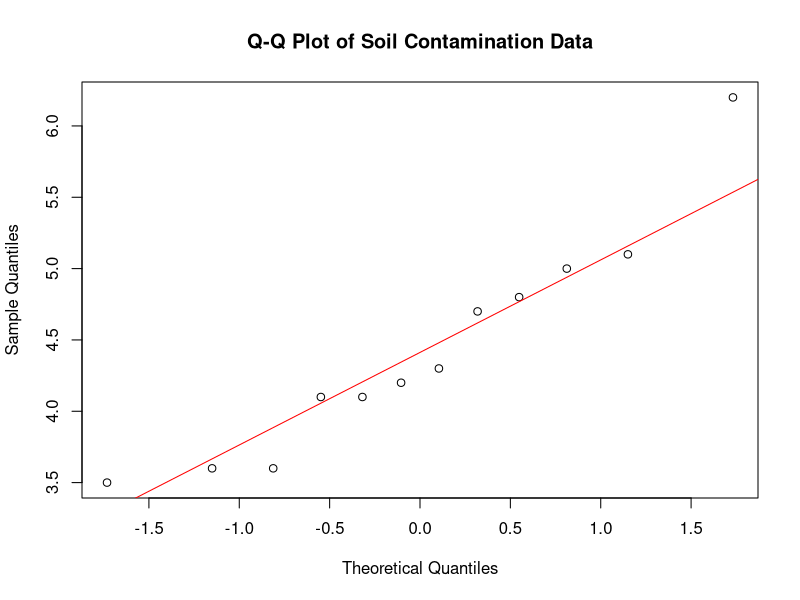
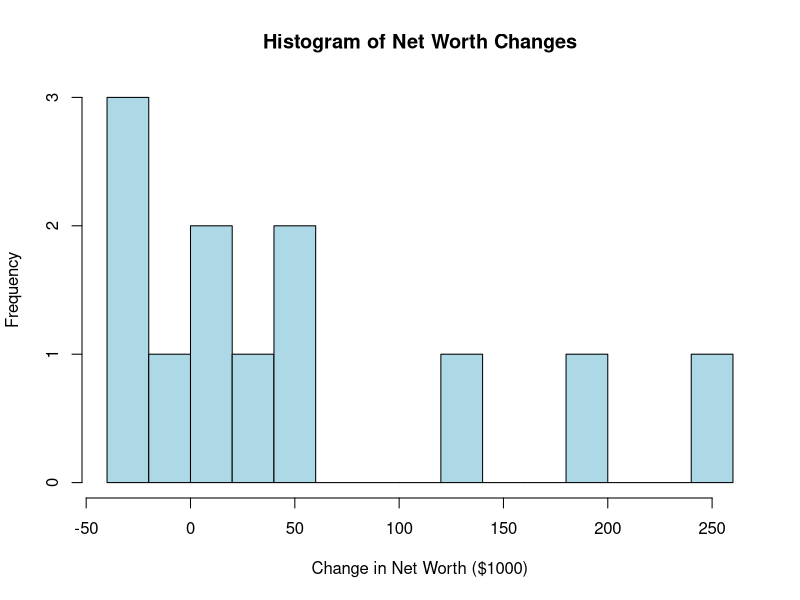
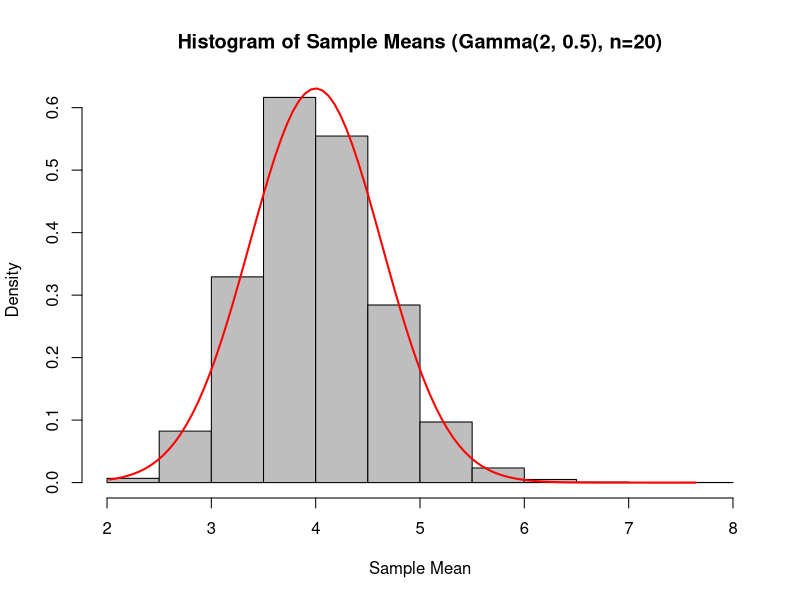
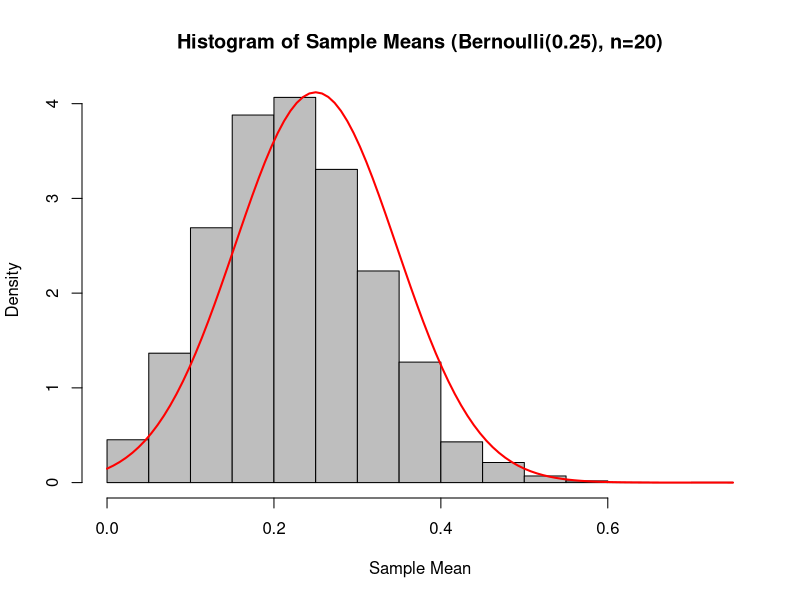
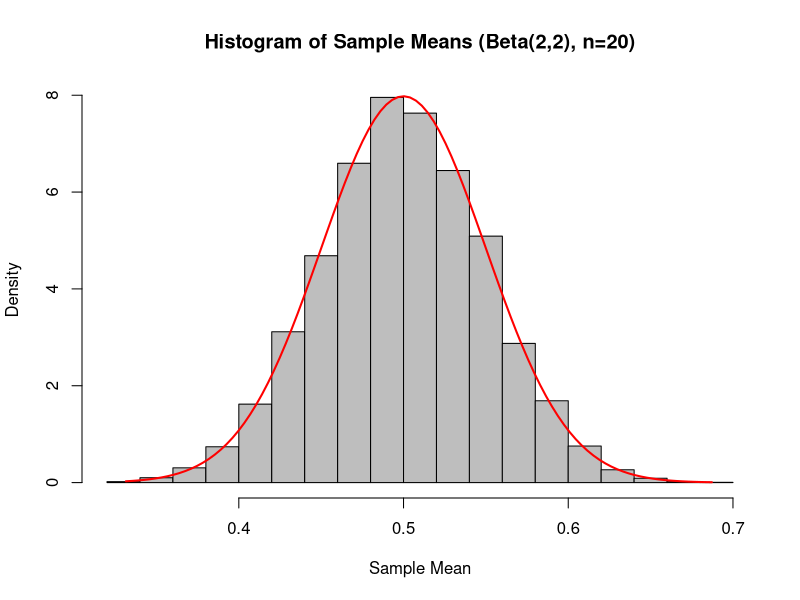

Reproduce these figures in R, in order.
## ---- chunk 1
knitr::opts_chunk$set(echo = TRUE)
## ---- chunk 2
soil_data <- c(6.2, 4.1, 3.5, 5.1, 5.0, 3.6, 4.8, 4.1, 3.6, 4.7, 4.3, 4.2)
## ---- chunk 3
# Perform one-sample t-test
t_test_result <- t.test(soil_data, mu = 4, alternative = "greater")

# Display the results
t_test_result
## ---- chunk 4
qqnorm(soil_data, main = "Q-Q Plot of Soil Contamination Data")
qqline(soil_data, col = "red")
## ---- chunk 5
n <- 5
p <- 0.5
alpha <- 0.20

cum_probs <- pbinom(0:n, size = n, prob = p)

# Find the critical value
x_critical <- max(which(cum_probs <= alpha))

# Actual level
actual_level <- pbinom(x_critical, size = n, prob = p)

cat("Critical value for alpha = 0.20:", x_critical, "\n")
cat("Actual level:", actual_level, "\n")
## ---- chunk 6
alpha <- 0.10

# Find the critical value
x_critical <- max(which(cum_probs <= alpha))
# Actual level
actual_level <- pbinom(x_critical, size = n, prob = p)

cat("Critical value for alpha = 0.10:", x_critical, "\n")
cat("Actual level:", actual_level, "\n")
## ---- chunk 7
alpha <- 0.05

# Find the critical value
x_critical <- max(which(cum_probs <= alpha))

# Actual level
actual_level <- pbinom(x_critical, size = n, prob = p)

cat("Critical value for alpha = 0.05:", x_critical, "\n")
cat("Actual level:", actual_level, "\n")
## ---- chunk 8
drink <- c(111.3, 108.0, 113.7, 114.6, 112.3, 111.8, 109.8, 114.1, 111.7, 111.9, 113.4, 113.1, 117.1, 113.7, 119.9)
sober <- c(109.8, 112.0, 113.7, 111.2, 110.9, 112.0, 106.3, 113.5, 105.9, 114.5, 111.6, 111.8, 110.2, 108.7, 112.4)


paired_t_test <- t.test(drink, sober, alternative = "greater", paired = TRUE)
paired_t_test
## ---- chunk 9
net_worth <- c(-7.1, 240.6, 57.0, 36.8, 2.3, 42.2, 126.8, 11.4, 184.2, -35.1, -24.2, -26.3)

n_positive <- sum(net_worth > 0)  # 8
n_negative <- sum(net_worth < 0)  # 4

n <- n_positive + n_negative  # 12

sign_test_result <- binom.test(n_positive, n, p = 0.5, alternative = "greater")

print(sign_test_result)

## ---- chunk 10
t_test_net_worth <- t.test(net_worth, mu = 0, alternative = "greater")

print(t_test_net_worth)
## ---- chunk 11
hist(net_worth, breaks = 10, col = "lightblue", 
     main = "Histogram of Net Worth Changes",
     xlab = "Change in Net Worth ($1000)",
     border = "black")
## ---- chunk 12
n <- 12
p_alternative <- 0.7 # 30th percentile
x_critical <- 8  

power <- 1 - pbinom(x_critical - 1, size = n, prob = p_alternative)

cat("Power of the sign test when p = 0.7:", round(power, 4), "\n")
## ---- chunk 13
sims <- 10000      # Number of simulations
n <- 20            # Sample size
shape <- 2         # Shape parameter for Gamma
rate <- 0.5        # Rate parameter for Gamma

# Initialize vector to store sample means
store_means <- numeric(sims)

# Simulation loop
set.seed(123)  # For reproducibility
for(i in 1:sims){
  samp <- rgamma(n, shape=shape, rate=rate)  # Generate sample
  store_means[i] <- mean(samp)               # Compute sample mean
}

# Plot histogram of sample means
hist(store_means, freq=FALSE, col="grey", 
     main="Histogram of Sample Means (Gamma(2, 0.5), n=20)",
     xlab="Sample Mean",
     border = "black")

# Overlay normal density
x_range <- seq(min(store_means), max(store_means), length=100)
normal_density <- dnorm(x_range, mean=4, sd=sqrt(8/n))  # mean=4, sd=0.6325
lines(x_range, normal_density, col="red", lwd=2)
## ---- chunk 14
sims <- 10000      # Number of simulations
n <- 20            # Sample size
p <- 0.25          # Probability of success

store_means_b <- numeric(sims)

set.seed(123)  
for(i in 1:sims){
  samp <- rbinom(n, size=1, prob=p)  # Generate Bernoulli sample
  store_means_b[i] <- mean(samp)      # Compute sample mean
}

hist(store_means_b, freq=FALSE, col="grey", 
     main="Histogram of Sample Means (Bernoulli(0.25), n=20)",
     xlab="Sample Mean",
     border = "black")

# Overlay normal density
x_range_b <- seq(min(store_means_b), max(store_means_b), length=100)
normal_density_b <- dnorm(x_range_b, mean=p, sd=sqrt(p*(1-p)/n))  # mean=0.25, sd≈0.0968
lines(x_range_b, normal_density_b, col="red", lwd=2)
## ---- chunk 15
sims <- 10000      # Number of simulations
n <- 20            # Sample size
shape1 <- 2        # Alpha parameter for Beta
shape2 <- 2        # Beta parameter for Beta

store_means_c <- numeric(sims)

for(i in 1:sims){
  samp <- rbeta(n, shape1=shape1, shape2=shape2)  # Generate Beta sample
  store_means_c[i] <- mean(samp)                    # Compute sample mean
}

hist(store_means_c, freq=FALSE, col="grey", 
     main="Histogram of Sample Means (Beta(2,2), n=20)",
     xlab="Sample Mean",
     border = "black")

x_range_c <- seq(min(store_means_c), max(store_means_c), length=100)
normal_density_c <- dnorm(x_range_c, mean=0.5, sd=sqrt(0.05/n))  # mean=0.5, sd=0.05
lines(x_range_c, normal_density_c, col="red", lwd=2)
## ---- chunk 16
flaws <- 0:3
probabilities <- c(0.6, 0.2, 0.15, 0.05)

# Calculate the population mean (μ)
mu <- sum(flaws * probabilities)

EX2 <- sum((flaws^2) * probabilities)

variance <- EX2 - mu^2
sigma <- sqrt(variance)

cat("Population Mean:", mu, "\n")
cat("Population Variance:", variance, "\n")
cat("Population Standard Deviation:", sigma, "\n\n")

n <- 20

sigma_Xbar <- sigma / sqrt(n)

# Significance level
alpha <- 0.046

z_alpha <- qnorm(alpha)
c <- mu + z_alpha * sigma_Xbar


cat("Standard Deviation of Sample Mean (σ_Xbar):", sigma_Xbar, "\n")
cat("Z-score for alpha =", alpha, ":", z_alpha, "\n")
cat("Critical Value (c):", c, "\n\n")


cat("Decision Rule: Reject H₀ if the sample mean number of flaws <",
    round(c, 3), "\n")
## ---- chunk 17
# Parameters
n <- 20
alpha <- 0.046
c <- 0.311
sims <- 10000  # Number of simulations

set.seed(123)  # For reproducibility
simulated_samples <- replicate(sims, sample(flaws, size = n, replace = TRUE, prob = probabilities))

sample_means <- colMeans(simulated_samples)

# Calculate the proportion of sample means less than the critical value 'c'
true_test_size <- mean(sample_means < c)

# Display the true test size
cat("True Test Size (Proportion of Rejections when the null hypothesis is true is true):", round(true_test_size, 4), "\n")

## ---- chunk 18
# Define the new flaws distribution under Ha
flaws_new <- 0:3
probabilities_new <- c(0.75, 0.15, 0.1, 0)

n <- 20
c <- 0.311
sims <- 100000  


simulated_samples_new <- replicate(sims, sample(flaws_new, size = n, replace = TRUE, prob = probabilities_new))

# Compute the sample means
sample_means_new <- colMeans(simulated_samples_new)
power <- mean(sample_means_new < c)

cat("Power of the Test (Proportion of Rejections when Alternative Hypothesis is true):", round(power, 4), "\n")

## ---- chunk 19
desired_alpha <- 0.05
sims <- 100000  # Number of simulations

simulated_samples_H0 <- replicate(sims, sample(flaws, size = n, replace = TRUE, prob = probabilities))

# Compute the sample means and Critical value
sample_means_H0 <- colMeans(simulated_samples_H0)
c_prime <- quantile(sample_means_H0, probs = desired_alpha)

actual_alpha <- mean(sample_means_H0 < c_prime)

cat("Critical Value (c') for Test Size ≈ 0.05:", round(c_prime, 3), "\n")
cat("Actual Test Size:", round(actual_alpha, 4), "\n")
## ---- chunk 20
n <- 20
c_prime <- 0.313
sims <- 100000  # Number of simulations


simulated_samples_new_Ha <- replicate(sims, sample(flaws_new, size = n, replace = TRUE, prob = probabilities_new))

# Compute the sample means and power
sample_means_new_Ha <- colMeans(simulated_samples_new_Ha)
power_new <- mean(sample_means_new_Ha < c_prime)

cat("Power of the Test (Proportion of Rejections when Alternative Hypothesis is true):", round(power_new, 4), "\n")
